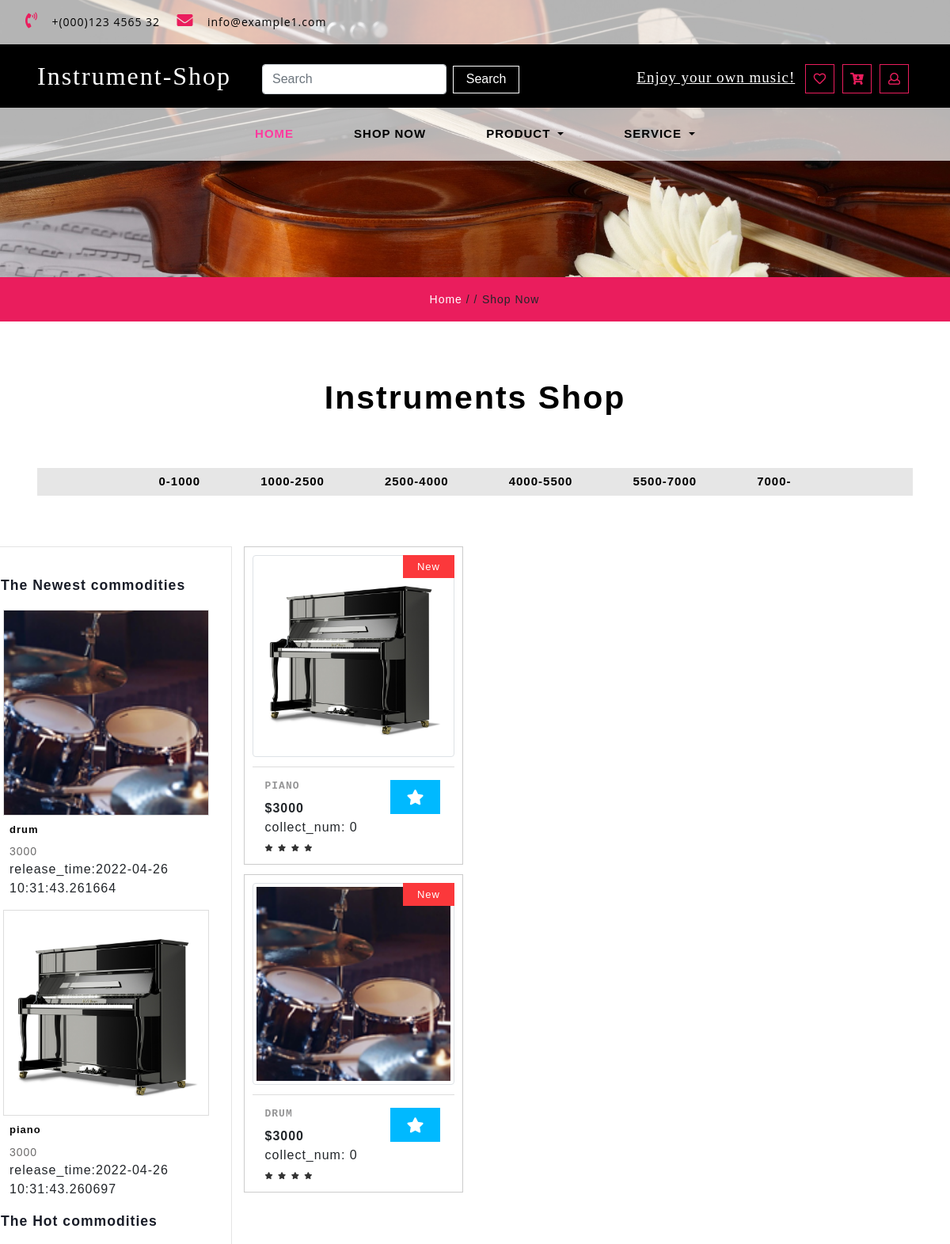
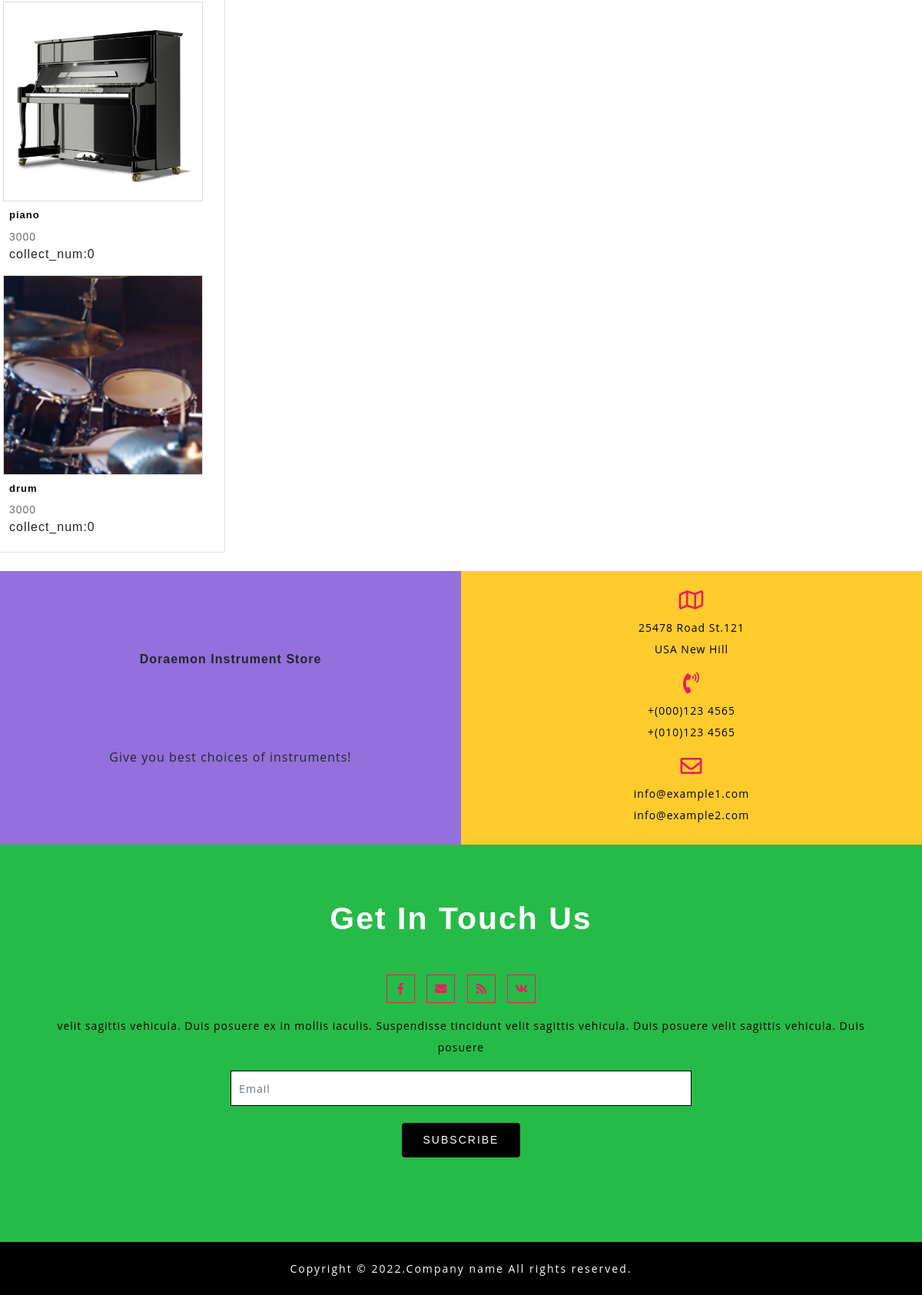
Page /shop on the committed database (2 pictures, top to bottom).
### app/models.py (models this page shows)
class Commodity(db.Model):
    __tablename__ = "commodity"
    __table_args__ = {'extend_existing': True}
    id = db.Column(db.Integer, primary_key=True, autoincrement=True)
    commodity_name = db.Column(db.String(32), nullable=False)
    release_time = db.Column(db.DateTime, default=datetime.now)
    cargo_quantity = db.Column(db.Integer, nullable=False)
    pic_path = db.Column(db.String(64), nullable=True)
    price = db.Column(db.Integer, nullable=False)
    introduction = db.Column(db.String(64), nullable=True)
    type = db.Column(db.String(32), nullable=False)
    collect_num = db.Column(db.Integer, default=0)
    is_collect = db.Column(db.Boolean, default=False, nullable=False)

### app/routes.py (the view)
@app.route('/shop', methods=['GET', 'POST'])
def shop():
    if islogined():
        authority = session.get('authority')
        user_icon = setIcon()
    else:
        authority = 0
        user_icon = 'NULL'
    print(session.get('price_section_start'))
    if session.get('price_section_start') is None:
        commodities = Commodity.query.all()
    else:
        commodities = Commodity.query.filter(
            Commodity.price.between(session.get('price_section_start'), session.get('price_section_end')))
    session.pop('price_section_start', None)
    session.pop('price_section_end', None)
    new_commodities = Commodity.query.order_by(Commodity.id.desc()).all()[0:5]
    collect_commodities = Commodity.query.order_by(Commodity.collect_num.desc()).all()[0:5]
    user_id = session.get('uid')
    for commodity in commodities:
        collections = Collections.query.filter_by(user_id=user_id, commodity_id=commodity.id).first()
        if collections:
            commodity.is_collected = True
        else:
            commodity.is_collected = False
    return render_template('shop.html', islogin=islogined(), commodities=commodities, new_commodities=new_commodities,
                           types=all_type, type_value=all_type.values(), icon=user_icon, user_id=user_id,
                           authority=authority, collect_commodities=collect_commodities)

### app/templates/shop.html (shortened to what this page needs)
{% extends "base.html" %}
{% block content %}
    <link href="../static/css/bootstrap.min.css" rel="stylesheet" type="text/css" media="all">
    <link href="../static/css/fontawesome-all.min.css" rel="stylesheet" type="text/css" media="all">
    <link rel="stylesheet" href="../static/css/shop.css" type="text/css">
    <link rel="stylesheet" type="text/css" href="../static/css/jquery-ui1.css">
    <link href="../static/css/style.css" rel='stylesheet' type='text/css' media="all">
    <div class="inner_page-banner one-img">
    </div>
    <div class="using-border py-3">
        <div class="inner_breadcrumb  ml-4">
            <ul class="short_ls">
                <li>
                    <a href="index">Home</a>
                    <span>/ /</span>
                </li>
                <li>Shop Now</li>
            </ul>
        </div>
    </div>
    <section class="contact py-lg-4 py-md-3 py-sm-3 py-3">
        <div class="container-fluid py-lg-5 py-md-4 py-sm-4 py-3">
            <h3 class="title text-center mb-lg-5 mb-md-4 mb-sm-4 mb-3">Instruments Shop</h3>
            <nav class="navbar navbar-expand-lg navbar-light">
                <div class="collapse navbar-collapse justify-content-center" id="navbarSupportedContent"
                     style="background: rgb(230,230,230)">
                    <ul class="navbar-nav ">
                        <li id="1">
                            <a class="nav-link" onclick="selection(1) ">0-1000</a>
                        </li>
                        <li id="2">
                            <a onclick="selection(2)" class="nav-link">1000-2500</a>
                        </li>
                        <li id="3">
                            <a onclick="selection(3)" class="nav-link">2500-4000</a>
                        </li>
                        <li id="4">
                            <a onclick="selection(4)" class="nav-link">4000-5500</a>
                        </li>
                        <li id="5">
                            <a onclick="selection(5)" class="nav-link">5500-7000</a>
                        </li>
                        <li id="6">
                            <a onclick="selection(6)" class="nav-link">7000-</a>
                        </li>
                    </ul>
                </div>
            </nav>
        </div>
        <div class="row">
            <div class="side-bar col-lg-3">
                <div class="left-side">
                    <h3 class="agileits-sear-head">The Newest commodities</h3>
                    {% for commodity in new_commodities %}
                        <div class="row special-sec1">
                            <div class="col-xs-4 img-deals">
                                <img src="{{ commodity.pic_path }}" alt="" class="img-fluid">
                            </div>
                            <div class="col-xs-8 img-deal1">
                                <h3>{{ commodity.commodity_name }}</h3>
                                <a href="single/{{ commodity.id }}">{{ commodity.price }}</a><br>
                                <span>release_time:{{ commodity.release_time}}</span>
                            </div>
                        </div>
                    {% endfor %}
                </div>
                <div class="deal-leftmk left-side">
                    <h3 class="agileits-sear-head">The Hot commodities</h3>
                    {% for commodity in collect_commodities %}
                        <div class="row special-sec1">
                            <div class="col-xs-4 img-deals">
                                <img src="{{ commodity.pic_path }}" alt="" class="img-fluid">
                            </div>
                            <div class="col-xs-8 img-deal1">
                                <h3>{{ commodity.commodity_name }}</h3>
                                <a href="single/{{ commodity.id }}">{{ commodity.price }}</a><br>
                                <span>collect_num:{{ commodity.collect_num }}</span>
                            </div>
                        </div>
                    {% endfor %}
                </div>
            </div>
            <div class="left-ads-display col-lg-9">
                {% for commodity in commodities %}
                    <div class="row">
                        <div class="col-lg-4 col-md-6 col-sm-6 product-men women_two">
                            <div class="product-toys-info">
                                <div class="men-pro-item">
                                    <div class="men-thumb-item">
                                        <img src="{{ commodity.pic_path }}" class="img-thumbnail img-fluid" alt="">
                                        <span class="product-new-top">New</span>
                                    </div>
                                    <div class="item-info-product">
                                        <div class="info-product-price">
                                            <div class="grid_meta">
                                                <div class="product_price">
                                                    <h4>
                                                        <a href="single/{{ commodity.id }}">{{ commodity.commodity_name }}</a>
                                                    </h4>
                                                    <div class="grid-price mt-2">
                                                        <span class="money ">${{ commodity.price }}</span><br>
                                                        <span>collect_num:</span>
                                                        <span id="collect_num">{{ commodity.collect_num }}</span>
                                                    </div>
                                                </div>
                                                <ul class="stars">
                                                    <li>
                                                        <a href="#">
                                                            <i class="fas fa-star"></i>
                                                        </a>
                                                    </li>
                                                    <li>
                                                        <a href="#">
                                                            <i class="fas fa-star"></i>
                                                        </a>
                                                    </li>
                                                    <li>
                                                        <a href="#">
                                                            <i class="fas fa-star"></i>
                                                        </a>
                                                    </li>
                                                    <li>
                                                        <a href="#">
                                                            <i class="fas fa-star"></i>
                                                        </a>
                                                    </li>
                                                </ul>
                                            </div>
                                            <div class="toys single-item hvr-outline-out">
                                                <button id="button_collect{{ commodity.id }}"
                                                        class="toys-cart ptoys-cart"
                                                        {% if commodity.is_collected %}
                                                        style="background: rgb(255, 193, 7)"
                                                        {% else %}
                                                        style="background: #00b9ff"
                                                        {% endif %}
                                                        onclick=collect("{{ commodity.id }}")>
                                                    <i class="fas fa-star"></i>
                                                </button>
                                            </div>
                                        </div>
                                        <div class="clearfix"></div>
                                    </div>
                                </div>
                            </div>
                        </div>
                    </div>
                {% endfor %}
            </div>
        </div>
    </section>
    <section class="subscribe">
        <div class="container-fluid">
            <div class="row">
                <div class="col-lg-6 col-md-6 map-info-right px-0 text-center">
                        <div class="address-gried-2">
                            <b>Doraemon Instrument Store</b>
                            <p>
                                Give you best choices of instruments!
                            </p>
                        </div>
                </div>
                <div class="col-lg-6 col-md-6 address-w3l-right text-center">
                    <div class="address-gried ">
                        <span class="far fa-map"></span>
                        <p>25478 Road St.121<br>USA New Hill
                        </div>
                    <div class="address-gried mt-3">
                        <span class="fas fa-phone-volume"></span>
                        <p> +(000)123 4565<br>+(010)123 4565</p>
                    </div>
                    <div class=" address-gried mt-3">
                        <span class="far fa-envelope"></span>
                        <p><a href="mailto:info@example.com">info@example1.com</a>
                            <br><a href="mailto:info@example.com">info@example2.com</a>
                        </p>
                    </div>
                </div>
            </div>
        </div>
    </section>
    <section class="sub-below-address py-lg-4 py-md-3 py-sm-3 py-3">
        <div class="container py-lg-5 py-md-5 py-sm-4 py-3">
            <h3 class="title clr text-center mb-lg-5 mb-md-4 mb-sm-4 mb-3">Get In Touch Us</h3>
            <div class="icons mt-4 text-center">
                <ul>
                    <li><a href="#"><span class="fab fa-facebook-f"></span></a></li>
                    <li><a href="#"><span class="fas fa-envelope"></span></a></li>
                    <li><a href="#"><span class="fas fa-rss"></span></a></li>
                    <li><a href="#"><span class="fab fa-vk"></span></a></li>
                </ul>
                <p class="my-3">velit sagittis vehicula. Duis posuere
                    ex in mollis iaculis. Suspendisse tincidunt
                    velit sagittis vehicula. Duis posuere
                    velit sagittis vehicula. Duis posuere
                </p>
            </div>
            <div class="email-sub-agile">
                <form action="#" method="post">
                    <div class="form-group sub-info-mail">
                        <input type="email" class="form-control email-sub-agile" placeholder="Email">
                    </div>
                    <div class="text-center">
                        <button type="submit" class="btn subscrib-btnn">Subscribe</button>
                    </div>
                </form>
            </div>
        </div>
    </section>
    <footer class="py-lg-4 py-md-3 py-sm-3 py-3 text-center">
        <div class="copy-agile-right">
            <p>
                Copyright &copy; 2022.Company name All rights reserved.
            </p>
        </div>
    </footer>
{% endblock %}

### rows in the picture
Commodity: pic_path (picture), commodity_name "drum", price "3000", release_time "2022-04-26 10:31:43.261664", collect_num "0", commodity_name "DRUM"
Commodity: pic_path (picture), commodity_name "piano", price "3000", release_time "2022-04-26 10:31:43.260697", collect_num "0", commodity_name "PIANO"
